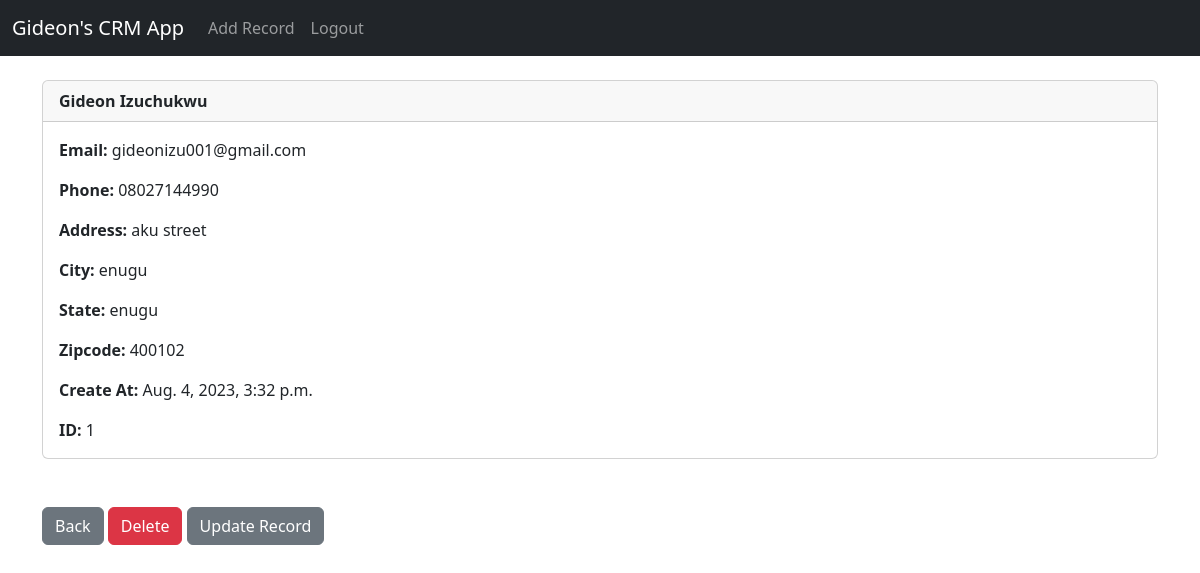
The page /record/1 (signed in) on the database its author committed.
### CRM_APP/models.py (models this page shows, shortened)
class Record(models.Model):
	created_at = models.DateTimeField(auto_now_add=True)
	first_name = models.CharField(max_length=50)
	last_name =  models.CharField(max_length=50)
	email =  models.CharField(max_length=100)
	phone = models.CharField(max_length=15)
	address =  models.CharField(max_length=100)
	city =  models.CharField(max_length=50)
	state =  models.CharField(max_length=50)
	zipcode =  models.CharField(max_length=20)

### CRM_APP/views.py (the view)
# urls.py: path('record/<int:pk>', views.customer_record, name='record'),
def customer_record(request, pk):
	if request.user.is_authenticated:
		customer_record = Record.objects.get(id=pk)
		return render(request, 'record.html', {'customer_record':customer_record})
	else:
		messages.success(request, "You Must Be Logged In To View That Page...")
		return redirect('home')

### templates/record.html
{% extends 'base.html' %}
{% block content %}
<div class="card">
  <div class="card-header"><strong>
    	{{ customer_record.first_name }}
		{{ customer_record.last_name }}</strong>
  </div>
  <div class="card-body">
<p class="card-text">
<strong>Email: </strong>{{ customer_record.email }}</p>
<p class="card-text">
<strong>Phone: </strong>{{ customer_record.phone }}
</p>
<p class="card-text">
<strong>Address: </strong>{{ customer_record.address }}</p>
<p class="card-text">
<strong>City: </strong>{{ customer_record.city }}</p>
<p class="card-text">
<strong>State: </strong>{{ customer_record.state }}</p>
<p class="card-text">
<strong>Zipcode: </strong>{{ customer_record.zipcode }}</p>
<p class="card-text">
<strong>Create At: </strong>{{ customer_record.created_at }}</p>
<p class="card-text">
<strong>ID: </strong>{{ customer_record.id }}</p>
  </div>
</div>
<br/><br/>
<a href="{% url 'home' %}" class="btn btn-secondary">Back</a>
<a href="{% url 'delete_record' customer_record.id %}" class="btn btn-danger">Delete</a>
<a href="{% url 'update_record' customer_record.id %}" class="btn btn-secondary">Update Record</a>
{% endblock %}

### rows shown on the page
Record: first_name "Gideon", last_name "Izuchukwu", email "gideonizu001@gmail.com", phone "08027144990", address "aku street", city "enugu", state "enugu", zipcode "400102", created_at "Aug. 4, 2023, 3:32 p.m.", id "1"
